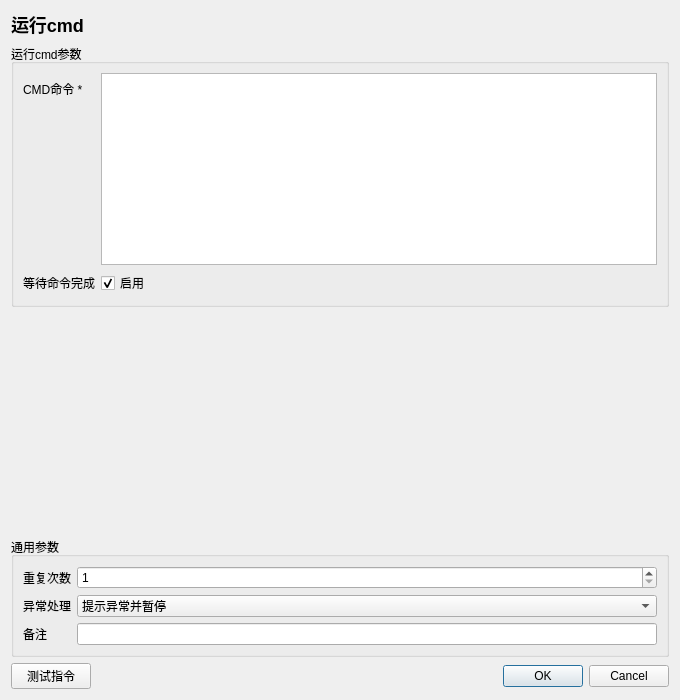
<?xml version="1.0" encoding="UTF-8"?>
<ui version="4.0"><class>InstructionEditor</class><widget class="QDialog" name="InstructionEditor">
<property name="geometry"><rect><x>0</x><y>0</y><width>680</width><height>700</height></rect></property><property name="minimumSize"><size><width>560</width><height>480</height></size></property><property name="windowTitle"><string>运行cmd</string></property>
<layout class="QVBoxLayout" name="rootLayout">
<item><widget class="QLabel" name="titleLabel"><property name="text"><string>运行cmd</string></property><property name="styleSheet"><string>font-size: 18px; font-weight: 600;</string></property></widget></item>
<item><widget class="QGroupBox" name="parameterGroupBox"><property name="title"><string>运行cmd参数</string></property><layout class="QFormLayout" name="parameterFormLayout"><item row="0" column="0"><widget class="QLabel" name="parameterLabel_0"><property name="text"><string>CMD命令 *</string></property></widget></item><item row="0" column="1"><widget class="QPlainTextEdit" name="parameter_0"><property name="minimumSize"><size><width>0</width><height>80</height></size></property><property name="plainText"><string></string></property></widget></item>
<item row="1" column="0"><widget class="QLabel" name="parameterLabel_1"><property name="text"><string>等待命令完成</string></property></widget></item><item row="1" column="1"><widget class="QCheckBox" name="parameter_1"><property name="checked"><bool>true</bool></property><property name="text"><string>启用</string></property></widget></item></layout></widget></item>
<item><spacer name="verticalSpacer"><property name="orientation"><enum>Qt::Vertical</enum></property><property name="sizeHint" stdset="0"><size><width>20</width><height>20</height></size></property></spacer></item>
<item><widget class="QGroupBox" name="commonGroupBox"><property name="title"><string>通用参数</string></property><layout class="QFormLayout" name="commonFormLayout">
<item row="0" column="0"><widget class="QLabel" name="repeatLabel"><property name="text"><string>重复次数</string></property></widget></item><item row="0" column="1"><widget class="QSpinBox" name="repeatSpinBox"><property name="minimum"><number>1</number></property><property name="maximum"><number>999999</number></property><property name="value"><number>1</number></property></widget></item>
<item row="1" column="0"><widget class="QLabel" name="errorPolicyLabel"><property name="text"><string>异常处理</string></property></widget></item><item row="1" column="1"><widget class="QComboBox" name="errorPolicyComboBox"><item><property name="text"><string>自动跳过</string></property></item><item><property name="text"><string>提示异常并暂停</string></property></item><item><property name="text"><string>提示异常并停止</string></property></item><property name="currentIndex"><number>1</number></property></widget></item>
<item row="2" column="0"><widget class="QLabel" name="noteLabel"><property name="text"><string>备注</string></property></widget></item><item row="2" column="1"><widget class="QLineEdit" name="noteEdit"/></item>
</layout></widget></item>
<item><layout class="QHBoxLayout" name="footerLayout"><item><widget class="QPushButton" name="testButton"><property name="text"><string>测试指令</string></property></widget></item><item><spacer name="footerSpacer"><property name="orientation"><enum>Qt::Horizontal</enum></property><property name="sizeHint" stdset="0"><size><width>40</width><height>20</height></size></property></spacer></item><item><widget class="QDialogButtonBox" name="buttonBox"><property name="standardButtons"><set>QDialogButtonBox::Cancel|QDialogButtonBox::Ok</set></property></widget></item></layout></item>
</layout></widget><resources/><connections/></ui>
